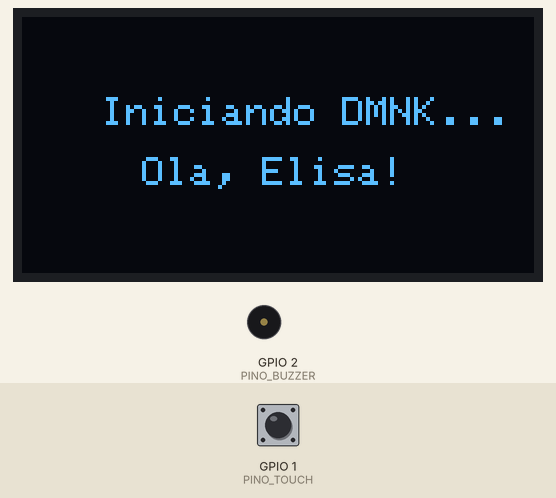
This sketch was run on a simulated ESP32. Shown: 128×64 one-colour display, buzzer (waves = sounding). Inputs (shaded band) come from the test bench; at power-on: GPIO 1 (PINO_TOUCH) LOW. Random numbers use the default seed unless the sketch sets one.

Above: at 1.2 s.
1.3 s: GPIO 1 (PINO_TOUCH) pulled HIGH for 0.15 s
At 2.7 s:
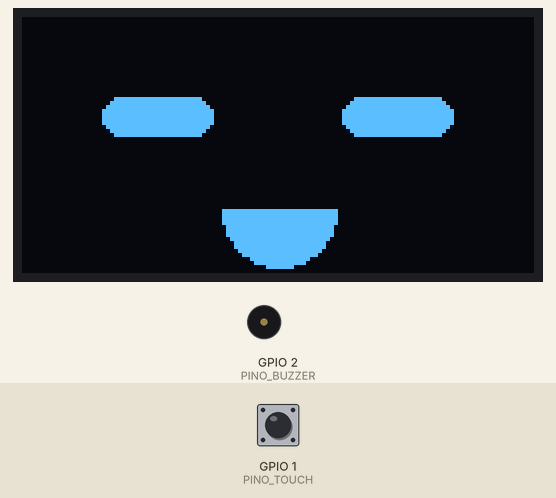
At 4.49 s:
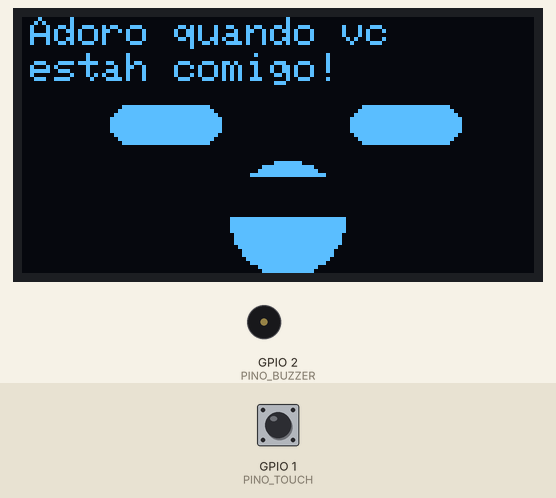
6.3 s: GPIO 1 (PINO_TOUCH) pulled HIGH for 3.2 s
At 18.8 s:
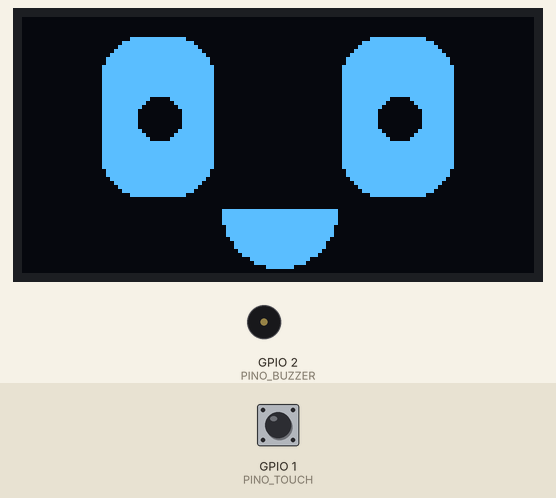
Timing chart, 0 to 20.3 s (numbered marks = the images above; inputs shaded):
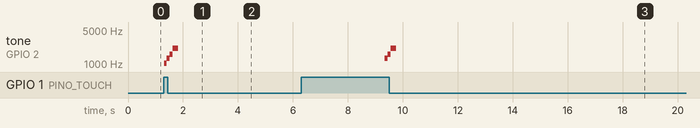

The sketch:

DMNKv1.ino
```cpp
#include <Wire.h>
#include <Adafruit_GFX.h>
#include <Adafruit_SSD1306.h>
#include <math.h>

#define SCREEN_WIDTH 128
#define SCREEN_HEIGHT 64
#define WHITE SSD1306_WHITE
#define BLACK SSD1306_BLACK

Adafruit_SSD1306 display(SCREEN_WIDTH, SCREEN_HEIGHT, &Wire, -1);

// --- Mapeamento de Hardware ---
const int PINO_TOUCH = 1;
const int PINO_BUZZER = 2;

// --- Definição da Máquina de Estados ---
enum EstadoRobo { BOOT, FELIZ, ANIMADO, BRAVO };
EstadoRobo estadoAtual = BOOT;

// --- Timers Assíncronos (millis) ---
unsigned long timerUltimoToque = 0;
unsigned long timerUltimaMensagem = 0;
unsigned long timerAnimacao = 0;
unsigned long timerSom = 0;
unsigned long timerEsperaTexto = 0;

const unsigned long TEMPO_PARA_FICAR_BRAVO = 1800000;
const unsigned long INTERVALO_MENSAGENS = 30000;
const unsigned long DURACAO_MENSAGEM = 8000;
const unsigned long DURACAO_ESTADO_ANIMADO = 5000;
const unsigned long TEMPO_CARA_ANIMADA = 3000;

// --- Controle do Display e Textos ---
bool mostrandoTexto = false;
bool aguardandoTextoAnimado = false;
String textoAtual = "";

// Textos do Estado Feliz
const char fFeliz1[] PROGMEM = "Amo vc!";
const char fFeliz2[] PROGMEM = "Que dia lindo!";
const char fFeliz3[] PROGMEM = "Nao se preocupe! Eu te projeto das formigas!";
const char fFeliz4[] PROGMEM = "Voce eh uma pessoa incrivel!!!";
const char fFeliz5[] PROGMEM = "O criador te ama muito!!!";
const char fFeliz6[] PROGMEM = "Ola, vidaaa!!!!";
const char fFeliz7[] PROGMEM = "Fiu, Fiu! Você tah gata, hein!";
const char fFeliz8[] PROGMEM = "Vinho eh a cor mais bonita!";
const char fFeliz9[] PROGMEM = "Eu gosto muito de lirios";
const char fFeliz10[] PROGMEM = "Mon amour, je t'aime";
const char fFeliz11[] PROGMEM = "As vezes me pergunto, como eh na Irlanda? E a França?";
const char fFeliz12[] PROGMEM = "Se vc estah lendo isso, saiba que o Gugu te ama!";
const char fFeliz13[] PROGMEM = "Soh passando pra lembrar que vc eh a mulher mais bonita do mundo, Elisa";
const char fFeliz14[] PROGMEM = "Canta Lisboa pra mim???";
const char fFeliz15[] PROGMEM = "Não sei pq, mas minha programaçao me faz ser time Jacob";
const char fFeliz16[] PROGMEM = "O Gugu te mandou um abraco bem apertado!";
const char fFeliz17[] PROGMEM = "O Gugu estah com saudade de vc!";
const char fFeliz18[] PROGMEM = "Vc eh a razão do meu viver!!";
const char fFeliz19[] PROGMEM = "Jah foi na academia hoje?";
const char fFeliz20[] PROGMEM = "Eu adorei a sua fantasia de McQueen e Sally! Muito criativo!";

const char* const listaFelizes[] PROGMEM = {fFeliz1, fFeliz2, fFeliz3, fFeliz4, fFeliz5, fFeliz6, fFeliz7, fFeliz8, fFeliz9,
fFeliz10, fFeliz11, fFeliz12, fFeliz13, fFeliz14, fFeliz15, fFeliz16, fFeliz17, fFeliz18, fFeliz19, fFeliz20};
const int qtdFelizes = sizeof(listaFelizes) / sizeof(listaFelizes[0]);

// Textos do Estado Animado
const char fAnimado1[] PROGMEM = "Eba! Carinho!";
const char fAnimado2[] PROGMEM = "Mais, por favor!";
const char fAnimado3[] PROGMEM = "Adoro quando vc estah comigo!";

const char* const listaAnimadas[] PROGMEM = {fAnimado1, fAnimado2, fAnimado3};
const int qtdAnimadas = sizeof(listaAnimadas) / sizeof(listaAnimadas[0]);

// --- Estrutura da Máquina de Som ---
struct NotaMusical { int frequencia; int duracao; };
const NotaMusical melodiaFeliz[] = { {1047, 100}, {1319, 100}, {1568, 100}, {2093, 200}, {0, 0} };
int indiceNotaAtual = 0;
bool tocandoMelodia = false;

// =====================================================================
// MOTOR DE ANIMAÇÃO FACIAL (VETORIAL + TRANSLAÇÃO)
// =====================================================================
int cOlhoEsqX = 20, cOlhoDirX = 80, cOlhoY = 5, cOlhoW = 28, cOlhoH = 40;
int cPupEsqX = 30, cPupDirX = 90, cPupY = 16;
int cBocaH = 16;

int tOlhoEsqX = 20, tOlhoDirX = 80, tOlhoY = 5, tOlhoW = 28, tOlhoH = 40;
int tPupEsqX = 30, tPupDirX = 90, tPupY = 16;
int tBocaH = 16;

// Eixos da Câmera (Offsets para mover o rosto inteiro)
int cOffsetX = 0, cOffsetY = 0;
int tOffsetX = 0, tOffsetY = 0;

unsigned long timerFrame = 0;
unsigned long timerPiscar = 0;
unsigned long timerMudarFace = 0;
int tempoAlvoPiscar = 3000;
int tempoAlvoFace = 4000;
bool estaPiscando = false;

// =====================================================================
// PROTÓTIPOS DE FUNÇÕES
// =====================================================================
void interpolar(int &atual, int alvo, int velocidade);
void definirExpressao(int tipo);
void atualizarRenderizacao(unsigned long tempoAtual);
void exibirTextoSobreposto();
void desenharRaivaEstatica();
void sortearTexto(const char* const* lista, int tamanhoMaximo);
void iniciarMelodia();
void processarAudio(unsigned long tempoAtual);
// =====================================================================

void interpolar(int &atual, int alvo, int velocidade) {
  if (atual < alvo) { atual += velocidade; if (atual > alvo) atual = alvo; }
  else if (atual > alvo) { atual -= velocidade; if (atual < alvo) atual = alvo; }
}

void definirExpressao(int tipo) {
  tOlhoEsqX = 20; tOlhoDirX = 80; tOlhoY = 5; tOlhoW = 28; tOlhoH = 40;
  tPupY = 16; tPupEsqX = 30; tPupDirX = 90;
  tBocaH = 16;

  switch(tipo) {
    case 0: break;
    case 1: tPupY = 25; tPupEsqX = 34; tPupDirX = 94; break;
    case 2: tBocaH = 6; break;
    case 3: tPupEsqX = 22; tPupDirX = 82; break;
    case 4: tOlhoY = 15; tOlhoH = 20; tPupY = 25; tPupEsqX = 34; tPupDirX = 94; tBocaH = 6; break;
    case 5: tOlhoY = 15; tOlhoH = 20; tPupY = 25; tPupEsqX = 34; tPupDirX = 94; break;
    case 6: tPupY = 25; tPupEsqX = 34; tPupDirX = 94; break;
    case 7: tOlhoY = 15; tOlhoH = 20; tPupY = 25; tPupEsqX = 34; tPupDirX = 94; break;
    case 8: tOlhoY = 15; tOlhoH = 15; break;
    case 9:
      tOlhoY = 20; tOlhoH = 10;
      tPupY = 25; tPupEsqX = 34; tPupDirX = 94;
      tBocaH = 20;
      break;
  }
}

void setup() {
  pinMode(PINO_TOUCH, INPUT);

  ledcAttach(PINO_BUZZER, 2000, 8);
  ledcWriteTone(PINO_BUZZER, 0);

  Wire.begin(8, 9);
  Wire.setClock(100000);

  if(!display.begin(SSD1306_SWITCHCAPVCC, 0x3C)) for(;;);

  randomSeed(esp_random());
  display.clearDisplay();
  timerUltimoToque = millis();
}

void loop() {
  unsigned long tempoAtual = millis();

  bool toqueDetectado = digitalRead(PINO_TOUCH) == HIGH;

  if (toqueDetectado && estadoAtual != ANIMADO) {
    estadoAtual = ANIMADO;
    timerUltimoToque = tempoAtual;

    timerEsperaTexto = tempoAtual;
    aguardandoTextoAnimado = true;
    mostrandoTexto = false;

    iniciarMelodia();
    definirExpressao(9);
  }

  processarAudio(tempoAtual);

  switch (estadoAtual) {
    case BOOT:
      if (tempoAtual > 3000) {
        estadoAtual = FELIZ;
        timerUltimaMensagem = tempoAtual;
      }
      break;

    case FELIZ:
      if (tempoAtual - timerUltimoToque >= TEMPO_PARA_FICAR_BRAVO) {
        estadoAtual = BRAVO;
        mostrandoTexto = false;
        break;
      }

      if (!mostrandoTexto && (tempoAtual - timerUltimaMensagem >= INTERVALO_MENSAGENS)) {
        sortearTexto(listaFelizes, qtdFelizes);
        timerUltimaMensagem = tempoAtual;
      }

      if (mostrandoTexto && (tempoAtual - timerAnimacao >= DURACAO_MENSAGEM)) {
        mostrandoTexto = false;
      }
      break;

    case ANIMADO:
      if (aguardandoTextoAnimado) {
        if (tempoAtual - timerEsperaTexto >= TEMPO_CARA_ANIMADA) {
          aguardandoTextoAnimado = false;
          sortearTexto(listaAnimadas, qtdAnimadas);
        }
      } else {
        if (tempoAtual - timerAnimacao >= DURACAO_ESTADO_ANIMADO) {
          estadoAtual = FELIZ;
          mostrandoTexto = false;
          timerUltimaMensagem = tempoAtual;
        }
      }
      break;

    case BRAVO:
      break;
  }

  atualizarRenderizacao(tempoAtual);
}

void atualizarRenderizacao(unsigned long tempoAtual) {
  if (estadoAtual == BOOT) {
    display.clearDisplay();
    display.setTextSize(1);
    display.setTextColor(WHITE);
    display.setCursor(20, 20); display.println("Iniciando DMNK...");
    display.setCursor(30, 35); display.println("Ola, Elisa!");
    display.display();
    return;
  }

  // Define as coordenadas da câmera: Empurra o rosto para baixo e direita se for falar
  if (mostrandoTexto) {
    tOffsetX = 20;
    tOffsetY = 24;
  } else {
    tOffsetX = 0;
    tOffsetY = 0;
  }

  if (estadoAtual == FELIZ && !mostrandoTexto && (tempoAtual - timerMudarFace > tempoAlvoFace)) {
    definirExpressao(random(0, 9));
    timerMudarFace = tempoAtual;
    tempoAlvoFace = random(2000, 6000);
  }

  if (!estaPiscando && (tempoAtual - timerPiscar > tempoAlvoPiscar)) {
    estaPiscando = true;
    timerPiscar = tempoAtual;
  } else if (estaPiscando && (tempoAtual - timerPiscar > 150)) {
    estaPiscando = false;
    timerPiscar = tempoAtual;
    tempoAlvoPiscar = random(2000, 5000);
  }

  if (tempoAtual - timerFrame > 15) {
    interpolar(cOlhoEsqX, tOlhoEsqX, 2); interpolar(cOlhoDirX, tOlhoDirX, 2);
    interpolar(cOlhoY, tOlhoY, 2); interpolar(cOlhoW, tOlhoW, 2); interpolar(cOlhoH, tOlhoH, 2);
    interpolar(cPupEsqX, tPupEsqX, 2); interpolar(cPupDirX, tPupDirX, 2); interpolar(cPupY, tPupY, 2);
    interpolar(cBocaH, tBocaH, 1);
    interpolar(cOffsetX, tOffsetX, 2);
    interpolar(cOffsetY, tOffsetY, 2);
    timerFrame = tempoAtual;
  }

  display.clearDisplay();

  if (estadoAtual == BRAVO) {
    desenharRaivaEstatica();
  } else {
    int renderOlhoH = cOlhoH;
    int renderOlhoY = cOlhoY;
    int renderBocaH = cBocaH;

    if (estaPiscando) {
      renderOlhoH = 4;
      renderOlhoY = cOlhoY + (cOlhoH / 2) - 2;
    }

    if (mostrandoTexto) {
      renderBocaH = 8 + (sin(tempoAtual / 60.0) * 8);
    }

    // O rosto é desenhado somando a âncora de Offset a todos os pontos
    display.fillRoundRect(cOlhoEsqX + cOffsetX, renderOlhoY + cOffsetY, cOlhoW, renderOlhoH, 10, WHITE);
    display.fillRoundRect(cOlhoDirX + cOffsetX, renderOlhoY + cOffsetY, cOlhoW, renderOlhoH, 10, WHITE);

    if (renderOlhoH > 10) {
      display.fillCircle(cPupEsqX + cOffsetX, cPupY + cOffsetY, 5, BLACK);
      display.fillCircle(cPupDirX + cOffsetX, cPupY + cOffsetY, 5, BLACK);
    }

    display.fillCircle(64 + cOffsetX, 48 + cOffsetY, 14, WHITE);
    display.fillRect(48 + cOffsetX, 48 - renderBocaH + cOffsetY, 32, renderBocaH, BLACK);
  }

  if (mostrandoTexto) {
    exibirTextoSobreposto();
  }

  display.display();
}

void exibirTextoSobreposto() {
  display.setTextSize(1);
  display.setTextColor(WHITE, BLACK);

  String linhas[6];
  int numLinhas = 0;
  String linhaAtual = "";
  String palavra = "";
  String textoTemp = textoAtual + " ";

  for (int i = 0; i < textoTemp.length(); i++) {
    char c = textoTemp.charAt(i);
    if (c != ' ') {
      palavra += c;
    } else {
      if ((linhaAtual.length() + palavra.length() + 1) * 6 <= (SCREEN_WIDTH - 4)) {
        if (linhaAtual.length() > 0) linhaAtual += " ";
        linhaAtual += palavra;
      } else {
        if (numLinhas < 6) { linhas[numLinhas] = linhaAtual; numLinhas++; }
        linhaAtual = palavra;
      }
      palavra = "";
    }
  }
  if (linhaAtual.length() > 0 && numLinhas < 6) { linhas[numLinhas] = linhaAtual; numLinhas++; }

  int startY = 0;
  int startX = 2;

  for (int i = 0; i < numLinhas; i++) {
    display.setCursor(startX, startY + (i * 9));
    display.print(linhas[i]);
  }
}

void desenharRaivaEstatica() {
  for(int i = -6; i <= 6; i++) {
    display.drawLine(15, 10 + i, 55, 32 + i, WHITE);
    display.drawLine(55, 32 + i, 15, 54 + i, WHITE);
    display.drawLine(113, 10 + i, 73, 32 + i, WHITE);
    display.drawLine(73, 32 + i, 113, 54 + i, WHITE);
  }
  display.fillRoundRect(42, 54, 44, 8, 3, WHITE);
}

void sortearTexto(const char* const* lista, int tamanhoMaximo) {
  int indiceSorteado = random(0, tamanhoMaximo);
  textoAtual = String(FPSTR(lista[indiceSorteado]));
  mostrandoTexto = true;
  timerAnimacao = millis();
}

void iniciarMelodia() {
  indiceNotaAtual = 0;
  tocandoMelodia = true;
  timerSom = millis();
  ledcWriteTone(PINO_BUZZER, melodiaFeliz[0].frequencia);
}

void processarAudio(unsigned long tempoAtual) {
  if (tocandoMelodia) {
    int duracaoNota = melodiaFeliz[indiceNotaAtual].duracao;
    if (tempoAtual - timerSom >= duracaoNota) {
      indiceNotaAtual++;
      int proximaFrequencia = melodiaFeliz[indiceNotaAtual].frequencia;
      if (proximaFrequencia == 0 && melodiaFeliz[indiceNotaAtual].duracao == 0) {
        ledcWriteTone(PINO_BUZZER, 0);
        tocandoMelodia = false;
      } else {
        ledcWriteTone(PINO_BUZZER, proximaFrequencia);
        timerSom = tempoAtual;
      }
    }
  }
}
```

Measured:
- after the input at 1.3 s, tone on GPIO 2 (PINO_BUZZER): plays 1047 Hz for 0.10 s, 1319 Hz for 0.10 s, 1568 Hz for 0.10 s, 2093 Hz for 0.21 s, starting at once
- after the input at 6.3 s, tone on GPIO 2 (PINO_BUZZER): silent → 1319 Hz after 3.0 s, → 1568 Hz 0.10 s later, → 2093 Hz 0.10 s later, → silent 0.21 s later
- what the display in image 1 shows lasts 1.3 s, from 1.7 s to 3.0 s
